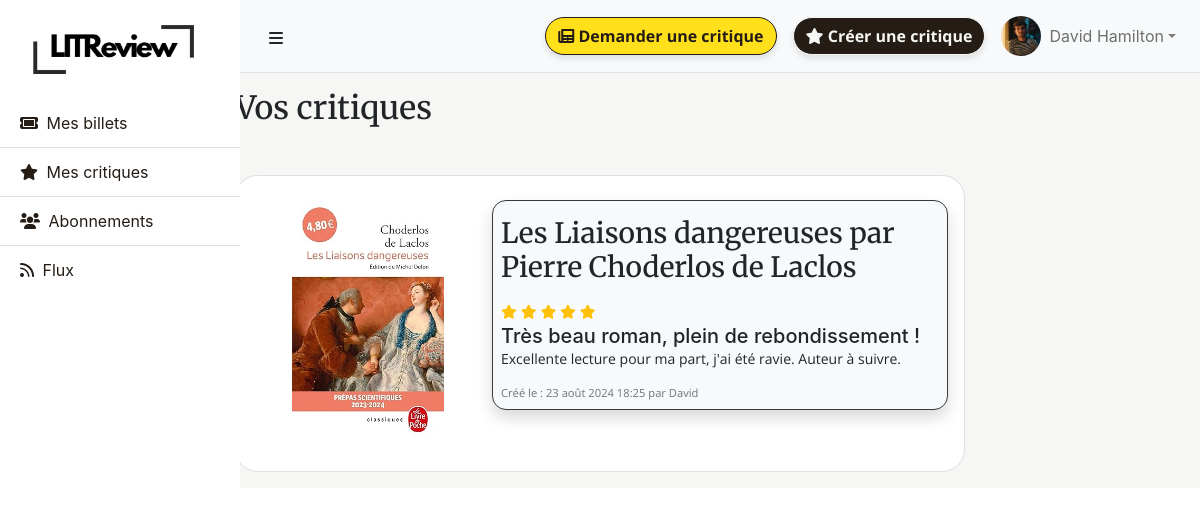
Page /reviews/ (signed in) on the committed database.
### reviews/models.py (models this page shows, shortened)
class CustomUser(AbstractBaseUser, PermissionsMixin):
    email = models.EmailField(unique=True)
    first_name = models.CharField(max_length=30, blank=True)
    last_name = models.CharField(max_length=30, blank=True)
    is_active = models.BooleanField(default=True)
    is_staff = models.BooleanField(default=False)
    date_joined = models.DateTimeField(auto_now_add=True)
    profile_picture = models.ImageField(upload_to='profile_pictures/', null=True, blank=True)
    objects = CustomUserManager()
    USERNAME_FIELD = 'email'
    REQUIRED_FIELDS = []

class Review(models.Model):
    ratings = [
        (1, '★☆☆☆☆'),
        (2, '★★☆☆☆'),
        (3, '★★★☆☆'),
        (4, '★★★★☆'),
        (5, '★★★★★')
    ]
    ticket = models.ForeignKey(to=Ticket, on_delete=models.CASCADE, related_name='reviews')
    rating = models.PositiveSmallIntegerField(
        validators=[MinValueValidator(0), MaxValueValidator(5)], \
        choices=ratings)
    headline = models.CharField(max_length=128)
    body = models.CharField(max_length=8192, blank=True)
    user = models.ForeignKey(to=settings.AUTH_USER_MODEL, on_delete=models.CASCADE)
    time_created = models.DateTimeField(auto_now_add=True)

class Ticket(models.Model):
    title = models.CharField(max_length=128)
    description = models.TextField(max_length=2048, blank=True)
    user = models.ForeignKey(to=settings.AUTH_USER_MODEL, on_delete=models.CASCADE)
    image = models.ImageField(upload_to='tickets_media', null=False, blank=False,
                              default='media/tickets_media/book_default.jpg')
    time_created = models.DateTimeField(auto_now_add=True)

### reviews/views.py (the view)
# urls.py: path('reviews/', list_reviews, name='list_reviews'),
@login_required
def list_reviews(request):
    reviews = Review.objects.filter(user=request.user).order_by('-time_created')
    return render(request, 'reviews/list_reviews.html', {'reviews': reviews})

### reviews/templatetags/range_filter.py (called while the page is built)
@register.filter(name='range')
def filter_range(start, end):
    return range(start, int(end))

### reviews/templates/reviews/list_reviews.html
{% extends 'reviews/base.html' %}
{% load range_filter %}
{% block content %}
<div class="container">
    <div class="row">
        <div class="col-md-4 mb-2 offset-md-2">
            <h2 class="my-3">Vos critiques</h2>
        </div>
        {% if reviews %}
        {% for review in reviews %}
        <div class="container mt-4">
            <div class="row">
                <div class="col-md-8 offset-md-2">
                    <div class="card bg-white mb-3 p-3">
                        <div class="row no-gutters">
                            <div class="col-sm-4 my-2">
                                <img class="card-img"
                                     src="{{ review.ticket.image.url }}"
                                     alt="{{ review.ticket.title }}">
                            </div>
                            <div class="col-sm-8 my-2">
                                <div class="card-body single-review ml-2 p-2 border border-dark bg-light shadow">
                                    <h3 class="my-2">{{ review.ticket.title }}</h3>
                                    <div class="star-rating my-2">
                                        {% for i in 1|range:6 %}
                                        {% if i <= review.rating %}
                                        <i class="fas fa-star"></i>
                                        {% else %}
                                        <i class="far fa-star"></i>
                                        {% endif %}
                                        {% endfor %}
                                    </div>
                                    <h5 class="card-subtitle">{{ review.headline }}</h5>
                                    <p class="card-text">{{ review.body }}</p>
                                    <p class="card-text"><small class="text-muted">Créé le : {{ review.time_created }}
                                        par {{ review.user.first_name }}</small></p>
                                </div>
                            </div>
                        </div>
                    </div>
                </div>
            </div>
        </div>
        {% endfor %}
        {% else %}
        <div class="col-md-8 offset-md-2">
            <p>Pas encore de critiques.
                <a href="http://127.0.0.1:8000/add_ticket_review">Ajouter ?</a></p>
        </div>
        {% endif %}
    </div>
</div>
{% endblock %}

### reviews/templates/reviews/user-admin.html (shortened to what this page needs)
{% load static %}
<div id="wrapper" class="d-flex">
    <div id="sidebar-wrapper">
        <div class="sidebar-heading">
            <img
                    src="{% static 'reviews/images/logo.png'%}"
                    alt="Logo officiel LITReview"
                    class="logo"
                    aria-describedby="logoDesc">
        </div>
        <ul class="list-group list-group-flush">
            <li class="list-group-item"><a href="{% url 'list_tickets' %}" aria-label="Billets de l'utilisateur">
                <i class="fa-solid fa-ticket mr-1"></i>
                Mes billets</a></li>
            <li class="list-group-item"><a href="{% url 'list_reviews' %}" aria-label="Critiques de l'utilisateur">
                <i class="fa-sharp fa-solid fa-star mr-1"></i>
                Mes critiques</a></li>
            <li class="list-group-item">
                <a href="{% url 'list_following' %}" aria-label="Utilisateurs suivis et abonnés">
                    <i class="fa-solid fa-users mr-1"></i>
                    Abonnements</a></li>
            <li class="list-group-item"><a href="{% url 'feed' %}">
                <i class="fa-solid fa-rss mr-1"></i>
                Flux</a></li>
        </ul>
    </div>
    <div id="page-content-wrapper">
        <nav class="navbar navbar-expand-lg navbar-light bg-light border-bottom sticky-top">
            <button class="btn mt-1" id="menu-toggle" aria-label="Toggle Menu"><i class="fa-solid fa-bars"></i></button>
            <div class="collapse navbar-collapse" id="navbarSupportedContent">
                <ul class="navbar-nav ml-auto mt-2 mt-lg-0 d-flex align-items-center">
                    <li class="nav-item active">
                        <a class="btn btn-primary mx-2 add-ticket-btn" href="{% url 'add_ticket' %}">
                            <i class="fa-solid fa-newspaper"></i>
                            Demander une critique <span class="sr-only">(current)</span></a>
                    </li>
                    <li class="nav-item">
                        <a class="btn btn-success mx-2 add-review-btn" href="{% url 'add_ticket_review' %}">
                            <i class="fa-solid fa-star"></i>
                            Créer une critique</a>
                    </li>
                    <li class="nav-item dropdown">
                        <a
                                class="nav-link dropdown-toggle d-flex align-items-center"
                                href="#"
                                id="navbarDropdown" role="button" data-toggle="dropdown">
                            {% if user.profile_picture %}
                            <div class="profile-picture-container">
                                <img
                                        src="{{ user.profile_picture.url }}"
                                        alt="Profile Picture"
                                        class="profile-picture mr-2 rounded-circle">
                            </div>
                            {% else %}
                            <img
                                    src="/media/profile_pictures/default-image.jpg"
                                    alt="default profile picture"
                                    class="no-profile-picture mr1">
                            {% endif %}
                            <div class="profile-greetings">
                                <span style="color: #6f7070;">
                                    {{ user.first_name|default:user.email }}
                                    {{ user.last_name }}
                                </span>
                            </div>
                        </a>
                    </li>
                </ul>
            </div>
        </nav>
    </div>
</div>

### reviews/static/reviews/css/style.css (style rules this page uses)
:root { --litreview-yellow: #FFE01B; --litreview-black: #241C15; --litreview-white: #f6f6f4; --litreview-light-gray: #f6f6f4; --litreview-gray: #f6f6f4; --litreview-dark-gray: #A8A8A8; --base-font-size: 0.875rem; --copy-size: var(--base-font-size); --copy-large: calc(var(--base-font-size) * 1.618); --cta-message-font-size: calc(var(--base-font-size) * 1.618); --cta-subtitle-font-size: calc(var(--cta-message-font-size) * 1.618); --cta-title-font-size: calc(var(--cta-subtitle-font-size) * 1.618); --copy-font-family: 'Open Sans', sans-serif; --title-font-family: 'Merriweather', serif; --copy-small: calc(var(--base-font-size) * 0.818); --primary-color: #2c3e50; --secondary-color: #34495e; --accent-color: #1abc9c; --light-color: #ecf0f1; --dark-color: #2c3e50; }
html, body { background: whitesmoke; font-family: var(--copy-font-family); box-sizing: border-box; position: relative; min-height: 100%; }
h1, h2, h3, h4 { font-family: var(--title-font-family); }
h2 { font-size: var(--cta-subtitle-font-size); }
p { font-family: var(--copy-font-family); font-size: var(--copy-size); }
.card-img { width: 100%; height: auto; max-height: calc(var(--base-font-size) * 17.618); object-fit: scale-down; }
.card-body { display: flex; flex-direction: column; justify-content: center; }
.card { display: flex; background: var(--litreview-light-gray); flex-direction: row; align-items: center; overflow: hidden; border-radius: calc(var(--base-font-size) * 1.618) !important; }
body { font-family: 'Arial', sans-serif; }
#wrapper { display: flex; width: 100%; }
#sidebar-wrapper { min-height: 100vh; margin-left: 0; transition: margin 0.25s ease-out; z-index: 1040; position: fixed; top: 0; left: 0; overflow-y: auto; background: white; }
.star-rating { display: inline; font-size: var(--copy-size); unicode-bidi: bidi-override; color: #FFC107; direction: ltr; }
.single-review { border-radius: var(--base-font-size); }
#sidebar-wrapper .sidebar-heading { padding: 1rem 1.5rem; font-size: 1.2rem; }
#sidebar-wrapper .list-group { width: 15rem; }
#page-content-wrapper { flex-grow: 1; display: flex; flex-direction: column; }
.sticky-top { position: -webkit-sticky; position: sticky; top: 0; z-index: 1020; }
#menu-toggle { cursor: pointer; margin-left: 15rem; }
.list-group-item a { color: var(--litreview-black); }
.add-ticket-btn.btn-primary { background: var(--litreview-yellow); font-family: var(--copy-font-family); border: solid 1px; border-radius: calc(var(--base-font-size) * 1.618); color: var(--litreview-black); font-weight: bold; text-align: center; cursor: pointer; transition: transform 0.3s ease box-shadow 0.3s ease; transform: translate(0,0); box-shadow: 0 4px 6px rgba(0,0,0,0.1); }
.add-review-btn.btn-success { background: var(--litreview-black); font-family: var(--copy-font-family); border: solid 1px !important; border-radius: calc(var(--base-font-size) * 1.618); color: var(--litreview-white); font-weight: bold; text-align: center; cursor: pointer; transition: transform 0.3s ease box-shadow 0.3s ease; transform: translate(0,0); box-shadow: 0 4px 6px rgba(0,0,0,0.1); }
.logo { height: auto; width: calc(100px * 1.618); margin: calc(var(--base-font-size) * 0.618); }
.profile-picture, .no-profile-picture { width: 40px; height: 40px; border-radius : 50%; object-fit: cover; overflow: hidden; display: flex; justify-content: center; align-items: center; }
.profile-greetings, .logout_button, .logout_container { display: flex; justify-content: space-between; align-items: center; gap: .5rem; }

### rows in the picture
CustomUser: profile_picture (picture), first_name "David", last_name "Hamilton"
Review: ticket.image (picture), ticket "Les Liaisons dangereuses par Pierre Choderlos de Laclos", rating 5 (drawn), headline "Très beau roman, plein de rebondissement !", body "Excellente lecture pour ma part, j'ai été ravie. Auteur à suivre.", time_created "23 août 2024 18:25", user.first_name "David"
